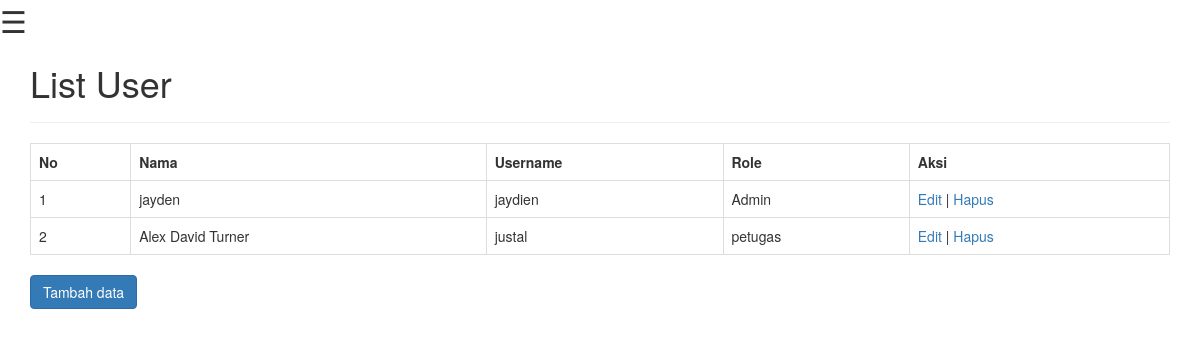
The page /user.php (signed in) on the database its author committed.
### tables this page shows
CREATE TABLE `user` (
  `id_user` int(11) NOT NULL,
  `nama` varchar(50) NOT NULL,
  `username` varchar(20) NOT NULL,
  `password` varchar(50) NOT NULL,
  `role_id` int(11) NOT NULL
);

CREATE TABLE `role` (
  `id_role` int(11) NOT NULL,
  `nama` varchar(20) NOT NULL
);

### user.php (the view, shortened to what this page needs)
<?php
include 'navbar.php';
$view = $conn->query("SELECT u.*,r.nama as nama_role FROM user as u INNER JOIN role as r ON u.role_id=r.id_role");
$no = 0;
$no++;
?>
<head>
    <link rel="stylesheet" href="https://maxcdn.bootstrapcdn.com/bootstrap/3.4.0/css/bootstrap.min.css">
</head>
<body></body>
<div class="container">
    <h1>List User</h1>
    <hr>
    <table class="table table-bordered">
        <tr>
            <th>No</th>
            <th>Nama</th>
            <th>Username</th>
            <th>Role </th>
            <th>Aksi</th>
        </tr>
        <?php
        while ($row = $view->fetch_array()) { ?>
            <tr>
                <td><?= $no++ ?></td>
                <td><?= $row['nama'] ?></td>
                <td><?= $row['username'] ?></td>
                <td><?= $row['nama_role'] ?></td>
                <td>
                    <a href="user/edit_user.php?id=<?= $row['id_user'] ?>">Edit</a> |
                    <a href="user/hapus_user.php?id=<?= $row['id_user'] ?>" onclick="return confirm('apakah anda yakin?')">Hapus</a>
                </td>
            </tr>
        <?php }
        ?>
    </table>
    <a href="user/add_user.php" class="btn btn-primary">Tambah data</a>
</div>
</body>

### navbar.php (style rules this page uses)
body { font-family: "Lato", sans-serif; }

### rows shown on the page
user: nama "jayden", username "jaydien", role.nama "Admin"
user: nama "Alex David Turner", username "justal", role.nama "petugas"
